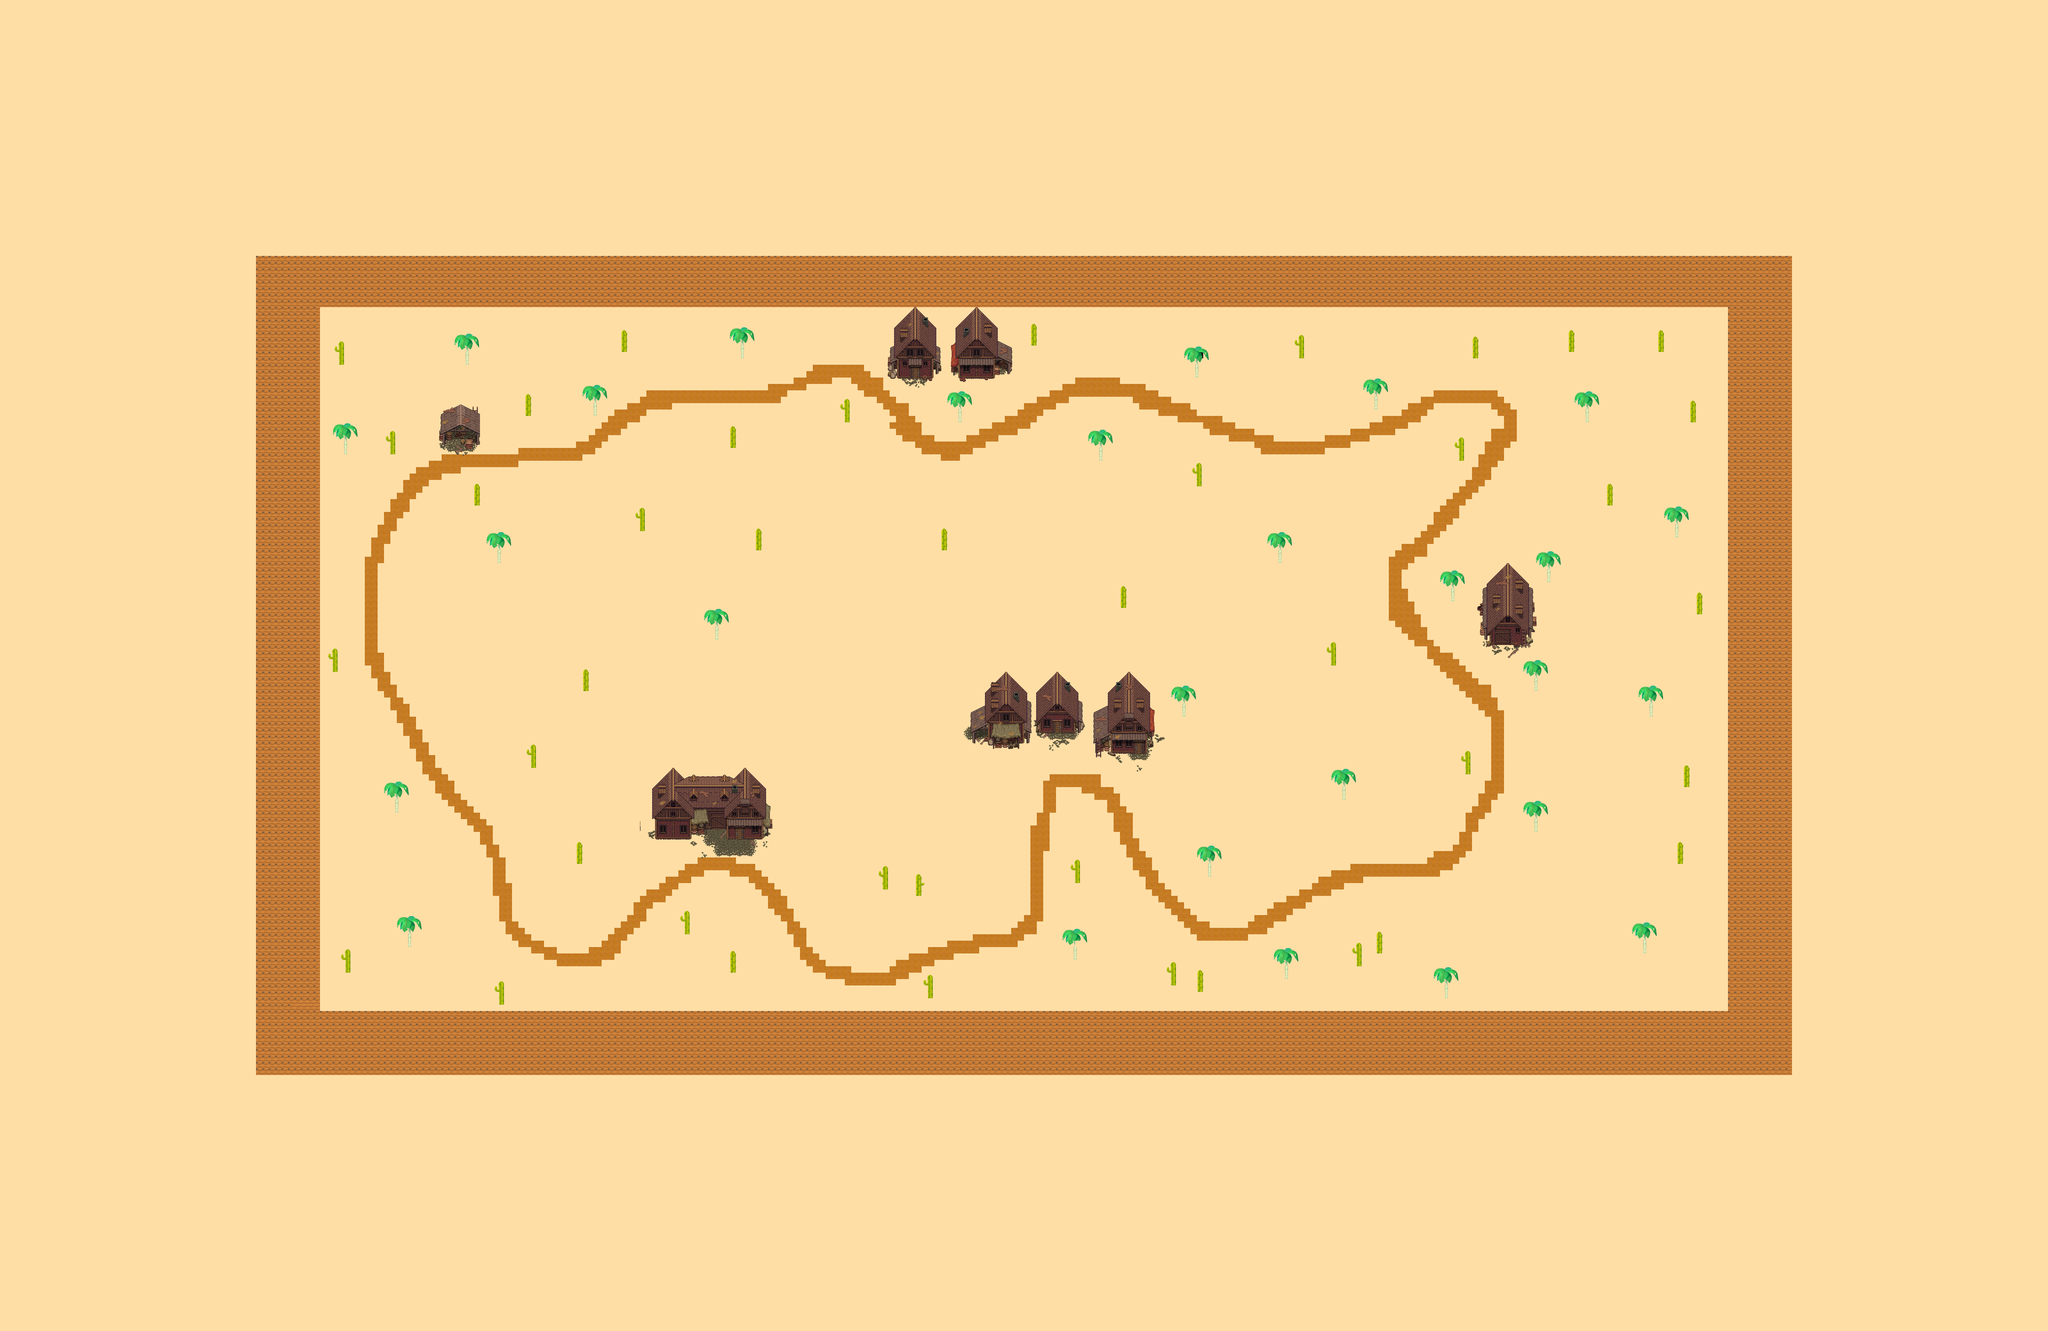

The image is a tile-based game level rendered from a .tmx file. Its description and source (layers, tilesets, objects; grid data summarised) follow:
An orthogonal 320x208 tile map with 20x20 px tiles, 4 tile layers (Palmeiras, Terreno, Cactos, Construções), 4 tilesets and 12 objects.

<map version="1.10" tiledversion="1.10.2" orientation="orthogonal" renderorder="right-down" width="320" height="208" tilewidth="20" tileheight="20" infinite="0" nextlayerid="11" nextobjectid="22">
 <tileset firstgid="1" source="Desert1.tsx" />
 <tileset firstgid="2206" source="ready_to_use_houses.tsx" />
 <tileset firstgid="3662" source="3DS - New Super Mario Bros 2 - Desert.tsx" />
 <tileset firstgid="5867" name="3DS - New Super Mario Bros 2 - Desert" tilewidth="20" tileheight="20" tilecount="2205" columns="21">
  <image source="3DS - New Super Mario Bros 2 - Desert.png" width="420" height="2100" />
 </tileset>
 <layer id="2" name="Palmeiras" width="320" height="208">
  <data>[66560 cells, 7861 non-empty, 22 distinct tile ids]</data>
 </layer>
 <layer id="4" name="Terreno" width="320" height="208">
  <data>[66560 cells, 66511 non-empty, 27 distinct tile ids]</data>
 </layer>
 <layer id="7" name="Cactos" width="320" height="208">
  <data>[66560 cells, 217 non-empty, 9 distinct tile ids]</data>
 </layer>
 <objectgroup id="6" name="Colisões do Mapa" visible="0">
  <object id="1" x="812" y="804" width="180" height="2540" />
  <object id="2" x="1000" y="808" width="4584" height="152" />
  <object id="3" x="5400" y="966.061" width="206.061" height="2393.94" />
  <object id="4" x="990.91" y="3160" width="4400" height="187.879" />
 </objectgroup>
 <layer id="10" name="Construções" width="320" height="208">
  <data>[66560 cells, 1335 non-empty, 1320 distinct tile ids]</data>
 </layer>
 <objectgroup id="9" name="Construções">
  <object id="6" x="1368" y="1262.67" width="132" height="148" />
  <object id="8" x="2036" y="2398.67" width="376" height="222.667" />
  <object id="9" x="3022.67" y="2100" width="200" height="244" />
  <object id="10" x="3238.67" y="2098.67" width="154.667" height="202.667" />
  <object id="11" x="3420" y="2096" width="189.333" height="264" />
  <object id="15" x="4617.33" y="1764" width="186.667" height="268" />
  <object id="17" x="2770.67" y="962.667" width="169.333" height="220" />
  <object id="18" x="2972" y="965.333" width="192" height="220" />
 </objectgroup>
</map>
